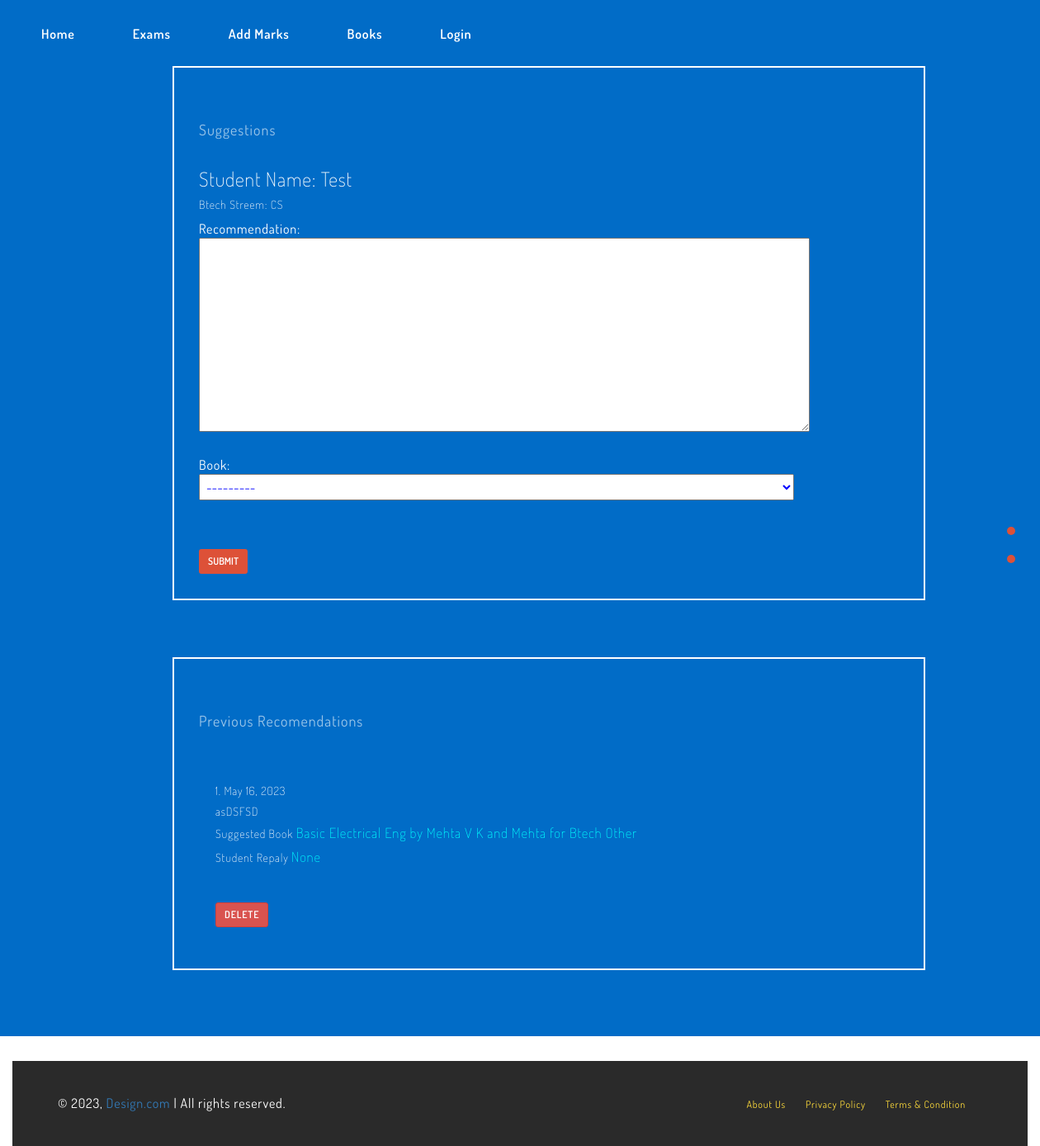
The page /Teacher/GiveSuggestions/4 on the database its author committed.
### predict/models.py (models this page shows)
class Datamodel(models.Model):
    name = models.CharField(max_length=20)
    gender = models.CharField(max_length=10)
    btech_branch = models.CharField(max_length=10)
    physics_10 = models.FloatField()
    chemistry_10 = models.FloatField()
    maths_10 = models.FloatField()
    physics_12 = models.FloatField()
    chemistry_12 = models.FloatField()
    maths_12 = models.FloatField()
    btech_sem1 = models.FloatField()
    btech_sem2 = models.FloatField()
    btech_sem3 = models.FloatField()
    btech_sem4 = models.FloatField()
    mode_study = models.CharField(max_length=10)
    study_time = models.FloatField()
    prediction_result = models.CharField(max_length=255,null=True,blank=True)
    attendance = models.FloatField(null=True,blank=True)
    iq_marks = models.FloatField(null=True,blank=True)
    user = models.ForeignKey(User,on_delete=models.CASCADE)

### Teacher/models.py (models this page shows)
class Recomendations(models.Model):
    student = models.ForeignKey(User,on_delete=models.CASCADE,null=True)
    recommendation = models.TextField(max_length=2000)
    book = models.ForeignKey(Books,on_delete=models.SET_NULL,null=True,blank=True)
    date = models.DateField(auto_now_add=True)
    student_Repaly = models.CharField(max_length=255,null=True)
    Teacher = models.CharField(max_length=255,null=True)

class Books(models.Model):
    bookname = models.CharField(max_length=20)
    auther = models.CharField(max_length=20)
    options = (("IT","IT"),("CS","CS"),("MEC","MEC"),("Civil","Civil"),("Electronics","Electronics"),("Other","Other"))
    strem = models.CharField(max_length=255,choices=options)
    descrioption = models.CharField(max_length=100)
    referencelink = models.CharField(max_length=100)
    book_image = models.FileField(upload_to="book_images")
    creator = models.ForeignKey(User,on_delete=models.CASCADE,null=True)
    def __str__(self):
        return str(self.bookname + " by " + self.auther + " for " + "Btech " +self.strem)

### Teacher/views.py (the view, shortened to what this page needs)
# urls.py: path("GiveSuggestions/<int:pk>",views.GiveSuggestions,name="GiveSuggestions"),
def GiveSuggestions(request,pk):
    data = Datamodel.objects.get(id = pk)
    Previreco = Recomendations.objects.filter(student = data.user).order_by("-id")
    form  = SuggestionForm()
    context = {
        "form":form,
        'data':data,
        "prevreco":Previreco
    }
    return render(request,"suggestionbox.html",context)

### Teacher/froms.py
class SuggestionForm(ModelForm):
    class Meta:
        model = Recomendations
        fields = ["recommendation","book"]
        widgets = {
            "recommendation":Textarea(attrs={"cols":"100","rows":'10',"color":"blue"})
        }

### templates/suggestionbox.html (shortened to what this page needs)
{% extends "teacherindex.html" %}
{%block content %}
<div class="container">
    <div class="student_viewcontainer">
<h4>Suggestions</h4>
<h3>Student Name: {{data.name}}</h3>
<h5>Btech Streem: {{data.btech_branch}}</h5>
<form method="post">
    {% for fields in form  %}
    {{fields.label}}: <br>
    {{fields}} <br><br>
    {% endfor %}
    <button class="btn btn-sm btn-red" type="submit">Submit</button>
</form>
    </div>
</div>
<br><br><br>
<div class="container mt-3">
    <div class="student_viewcontainer mt-3">
        <h4>Previous Recomendations</h4>
        {% for item in prevreco  %}
        <div class="partition">
            <h5>{{forloop.counter}}.  {{item.date}}</h5>
            <h5>{{item.recommendation}}</h5>
            <h5>Suggested Book <span>{{item.book}}</span> </h5>
            <h5>Student Repaly <span>{{item.student_Repaly}}</span> </h5>
            <a href="{%url 'DeleteRecommentation' item.id %}" class="btn btn-sm btn-danger">Delete</a>
        </div>
        {% endfor %}
    </div>
</div>
</div>
{% endblock %}

### static/css/style.css (style rules this page uses)
body { font-family: 'Dosis', sans-serif; color: #404142; font-size: 16px; letter-spacing: 0.8px; }
h1, h2, h3, h4, h5, h6 { font-weight: 200; }
a { -webkit-transition: all 0.3s; -moz-transition: all 0.3s; transition: all 0.3s; }
.btn { text-transform: uppercase; font-weight: 600; }
.btn-red { background-color: #dd5138; color: #fff; }
.hero-header h4 { font-weight: normal; opacity: 0.6; letter-spacing: 1px; margin: 2em 0; }
.hero-header .btn { margin-top: 3em; }

### templates/suggestionbox.html (style rules this page uses)
.student_viewcontainer { width:80%; margin: auto; border: 2px solid white; padding: 30px; }
.student_viewcontainer textarea, select { color:blue; }
.student_viewcontainer select { width:85%; padding: 4px; }
.partition { padding: 20px; margin-bottom: 2px solid red; }
.partition span { font-size: larger; color:aqua }

### rows shown on the page
Datamodel: name "Test", btech_branch "CS"
Recomendations: date "May 16, 2023", recommendation "asDSFSD", book "Basic Electrical Eng by Mehta V K and Mehta for Btech Other", student_Repaly "None"

### other values the page prints
{{ fields.label }} "Recommendation" "Book"
